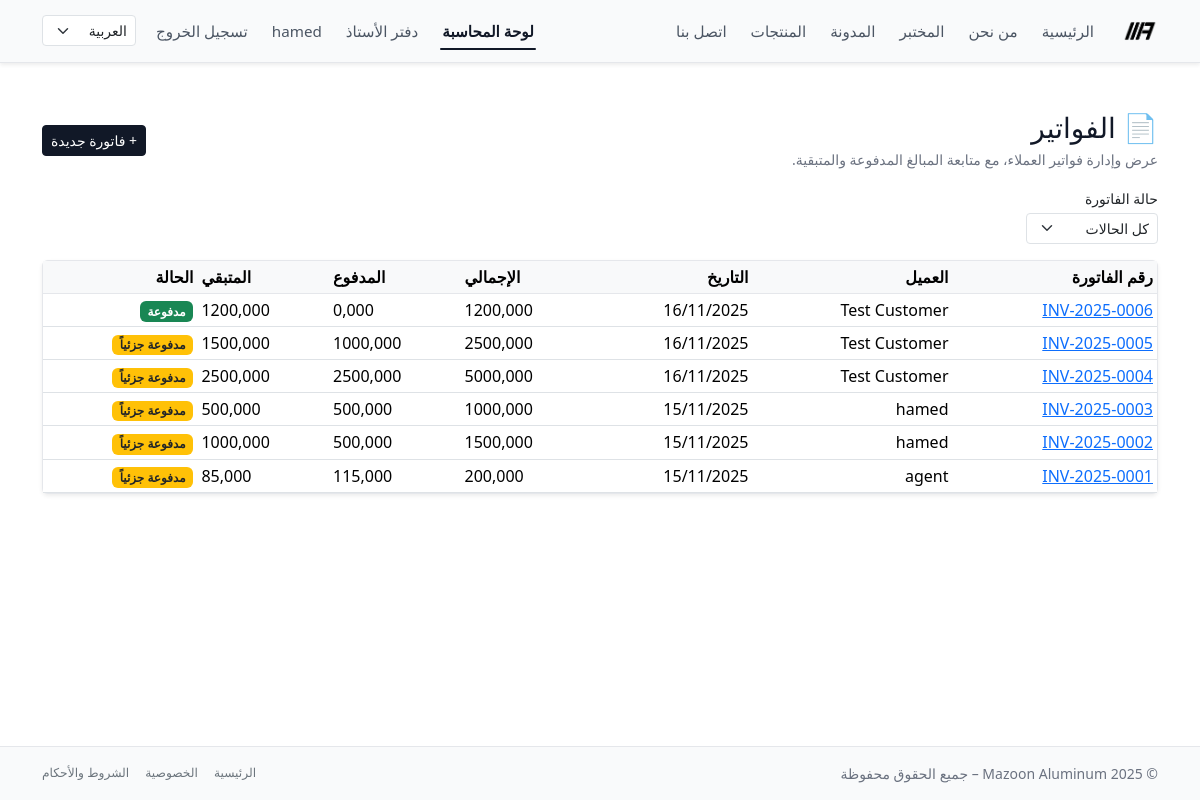
The page /ar/accounting/invoices/ (signed in) on the database as committed earlier.
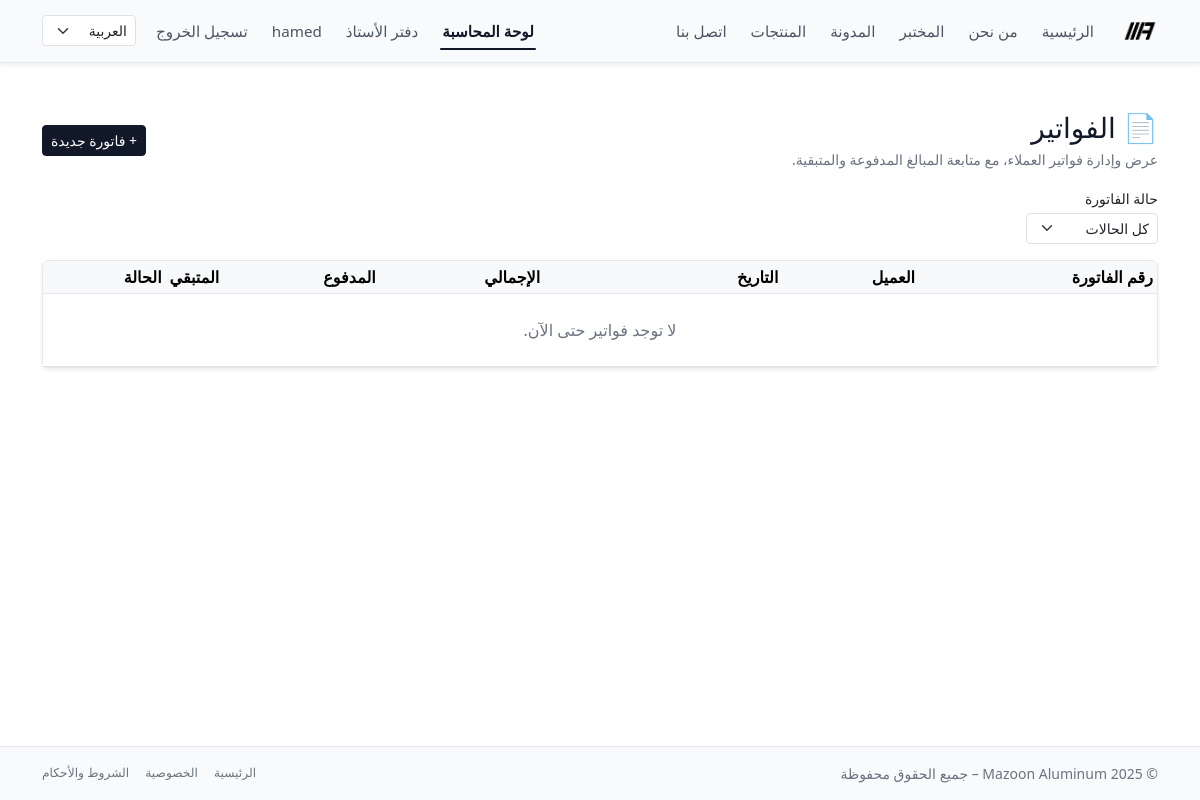
The same page on the database as committed later.
### accounting/models.py (models this page shows, shortened)
class Invoice(models.Model):
    class Status(models.TextChoices):
        DRAFT = "draft", "Draft"
        SENT = "sent", "Sent"
        PARTIALLY_PAID = "partially_paid", "Partially Paid"
        PAID = "paid", "Paid"
        CANCELLED = "cancelled", "Cancelled"
    customer = models.ForeignKey(
        Customer,
        on_delete=models.PROTECT,
        related_name="invoices",
    )
    number = models.CharField(
        max_length=50,
        unique=True,
        blank=True,
        help_text="Human-readable invoice number, e.g. MAZ-2025-0001.",
    )
    issued_at = models.DateField(default=timezone.now)
    due_date = models.DateField(null=True, blank=True)
    description = models.TextField(blank=True)
    terms = models.TextField(
        blank=True,
        help_text="Terms and conditions shown on the invoice.",
    )
    total_amount = models.DecimalField(max_digits=12, decimal_places=3)
    paid_amount = models.DecimalField(
        max_digits=12,
        decimal_places=3,
        default=0,
        help_text="Cached sum of related payments for quick display.",
    )
    status = models.CharField(
        max_length=20,
        choices=Status.choices,
        default=Status.DRAFT,
    )
    created_at = models.DateTimeField(auto_now_add=True)
    updated_at = models.DateTimeField(auto_now=True)
    class Meta:
        ordering = ("-issued_at", "-id")
        indexes = [
            models.Index(fields=["number"]),
            models.Index(fields=["status"]),
            models.Index(fields=["issued_at"]),
        ]
    @property
    def balance(self) -> Decimal:
        return self.total_amount - self.paid_amount

class Customer(models.Model):
    user = models.OneToOneField(
        settings.AUTH_USER_MODEL,
        on_delete=models.SET_NULL,
        null=True,
        blank=True,
        related_name="customer_profile",
        help_text="Optional: link to a Django user for portal access.",
    )
    name = models.CharField(max_length=255)
    phone = models.CharField(max_length=50, blank=True)
    email = models.EmailField(blank=True)
    company_name = models.CharField(max_length=255, blank=True)
    tax_number = models.CharField(
        max_length=50,
        blank=True,
        help_text="Optional: VAT / Tax ID if applicable.",
    )
    address = models.TextField(blank=True)
    created_at = models.DateTimeField(auto_now_add=True)
    class Meta:
        ordering = ("name", "id")

### accounting/views.py (the view)
# urls.py: path("invoices/", views.InvoiceListView.as_view(), name="invoice_list"),
@method_decorator(accounting_staff_required, name="dispatch")
class InvoiceListView(ListView):
    model = Invoice
    template_name = "accounting/invoices/invoice_list.html"
    context_object_name = "invoices"
    paginate_by = 20
    def get_queryset(self):
        qs = (
            super()
            .get_queryset()
            .select_related("customer")
        )
        status = self.request.GET.get("status")
        if status:
            qs = qs.filter(status=status)
        return qs
    def get_context_data(self, **kwargs):
        ctx = super().get_context_data(**kwargs)
        ctx["status_filter"] = self.request.GET.get("status", "")
        return ctx

### accounting/views.py (called while the page is built)
def is_accounting_staff(user):
    return (
        user.is_authenticated
        and user.is_active
        and user.groups.filter(name="accounting_staff").exists()
    )

### templates/accounting/invoices/invoice_list.html (shortened to what this page needs)
{% extends "base.html" %}
{% block content %}
<div class="py-4">
  <div class="d-flex flex-wrap justify-content-between align-items-center mb-3 gap-2">
    <div>
      <h1 class="h3 mb-1">📄 الفواتير</h1>
      <p class="text-muted small mb-0">
        عرض وإدارة فواتير العملاء، مع متابعة المبالغ المدفوعة والمتبقية.
      </p>
    </div>
    <a href="{% url 'accounting:invoice_create' %}" class="btn btn-primary btn-sm">
      + فاتورة جديدة
    </a>
  </div>
  <form method="get" class="row g-2 mb-3 align-items-center">
    <div class="col-auto">
      <label for="id_status" class="form-label small mb-1">حالة الفاتورة</label>
      <select id="id_status" name="status" class="form-select form-select-sm" onchange="this.form.submit()">
        <option value="">كل الحالات</option>
      </select>
    </div>
  </form>
  <div class="card border-0 shadow-sm">
    <div class="card-body p-0">
      <div class="table-responsive">
        <table class="table table-hover table-sm mb-0 align-middle">
          <thead class="table-light">
            <tr>
              <th>رقم الفاتورة</th>
              <th>العميل</th>
              <th>التاريخ</th>
              <th class="text-end">الإجمالي</th>
              <th class="text-end">المدفوع</th>
              <th class="text-end">المتبقي</th>
              <th>الحالة</th>
            </tr>
          </thead>
          <tbody>
            {% for inv in invoices %}
              <tr>
                <td>
                  <a href="{% url 'accounting:invoice_detail' number=inv.number %}">
                    {{ inv.number }}
                  </a>
                </td>
                <td>{{ inv.customer.name }}</td>
                <td>{{ inv.issued_at|date:"d/m/Y" }}</td>
                <td class="text-end">{{ inv.total_amount }}</td>
                <td class="text-end">{{ inv.paid_amount }}</td>
                <td class="text-end">{{ inv.balance }}</td>
                <td>
                  {% if inv.status == inv.Status.PAID %}
                    <span class="badge bg-success">مدفوعة</span>
                  {% elif inv.status == inv.Status.PARTIALLY_PAID %}
                    <span class="badge bg-warning text-dark">مدفوعة جزئياً</span>
                  {% elif inv.status == inv.Status.CANCELLED %}
                    <span class="badge bg-secondary">ملغاة</span>
                  {% elif inv.status == inv.Status.SENT %}
                    <span class="badge bg-info text-dark">مرسلة</span>
                  {% else %}
                    <span class="badge bg-light text-dark">{{ inv.get_status_display }}</span>
                  {% endif %}
                </td>
              </tr>
            {% empty %}
              <tr>
                <td colspan="7" class="text-center text-muted py-4">
                  لا توجد فواتير حتى الآن.
                </td>
              </tr>
            {% endfor %}
          </tbody>
        </table>
      </div>
    </div>
  </div>
</div>
{% endblock %}

Rows that differ between the two databases and show on the page:
removed Invoice: number "INV-2025-0006", customer.name "Test Customer", issued_at "16/11/2025", total_amount "1200,000", paid_amount "0,000", balance "1200,000", status "مدفوعة"
removed Invoice: number "INV-2025-0005", customer.name "Test Customer", issued_at "16/11/2025", total_amount "2500,000", paid_amount "1000,000", balance "1500,000", status "مدفوعة جزئياً"
removed Invoice: number "INV-2025-0004", customer.name "Test Customer", issued_at "16/11/2025", total_amount "5000,000", paid_amount "2500,000", balance "2500,000", status "مدفوعة جزئياً"
removed Invoice: number "INV-2025-0003", customer.name "hamed", issued_at "15/11/2025", total_amount "1000,000", paid_amount "500,000", balance "500,000", status "مدفوعة جزئياً"
removed Invoice: number "INV-2025-0002", customer.name "hamed", issued_at "15/11/2025", total_amount "1500,000", paid_amount "500,000", balance "1000,000", status "مدفوعة جزئياً"
removed Invoice: number "INV-2025-0001", customer.name "agent", issued_at "15/11/2025", total_amount "200,000", paid_amount "115,000", balance "85,000", status "مدفوعة جزئياً"
Other text that changed with them:
text now shown: "لا توجد فواتير حتى الآن."
